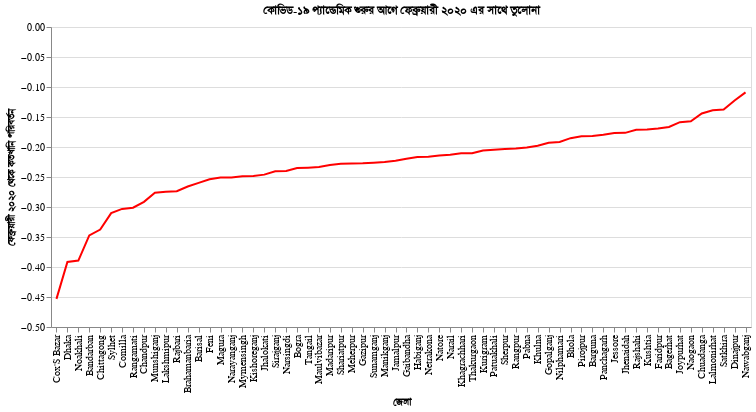

Notebook cell for this chart:
### Code cell
#hide_input
line = alt.Chart(bdf_latest_date).mark_line(color='red').encode(
    x=alt.X('polygon_name', axis=alt.Axis(title='জেলা'), sort='y'),
    y=alt.Y('all_day_bing_tiles_visited_relative_change', axis=alt.Axis(title='ফেব্রুয়ারী ২০২০ থেকে কতখানি পরিবর্তন')),
    tooltip=['polygon_name', 'all_day_bing_tiles_visited_relative_change'],
).properties(
    title="কোভিড-১৯ প্যান্ডেমিক শুরুর আগে ফেব্রুয়ারী ২০২০ এর সাথে তুলোনা"
)
line.properties(width=700, height=300)

### Figure 1 — Vega-Lite specification as saved in the notebook (floating-point values rounded to 4 significant figures)
{"config": {"view": {"continuousWidth": 400, "continuousHeight": 300}}, "data": {"name": "data-f9fd8a3a9ce0deb393328896de30c5a1"}, "mark": {"type": "line", "color": "red"}, "encoding": {"tooltip": [{"type": "nominal", "field": "polygon_name"}, {"type": "quantitative", "field": "all_day_bing_tiles_visited_relative_change"}], "x": {"type": "nominal", "axis": {"title": "জেলা"}, "field": "polygon_name", "sort": "y"}, "y": {"type": "quantitative", "axis": {"title": "ফেব্রুয়ারী ২০২০ থেকে কতখানি পরিবর্তন"}, "field": "all_day_bing_tiles_visited_relative_change"}}, "height": 300, "title": "কোভিড-১৯ প্যান্ডেমিক শুরুর আগে ফেব্রুয়ারী ২০২০ এর সাথে তুলোনা", "width": 700, "$schema": "https://vega.github.io/schema/vega-lite/v4.8.1.json", "datasets": {"data-f9fd8a3a9ce0deb393328896de30c5a1": [{"ds": "2020-06-10T00:00:00", "country": "BGD", "polygon_source": "GADM", "polygon_id": "BGD.3.1_1", "polygon_name": "Dhaka", "all_day_bing_tiles_visited_relative_change": -0.3917, "all_day_ratio_single_tile_users": 0.3725, "baseline_name": "full_february", "baseline_type": "DAY_OF_WEEK"}, {"ds": "2020-06-10T00:00:00", "country": "BGD", "polygon_source": "GADM", "polygon_id": "BGD.2.11_1", "polygon_name": "Rangamati", "all_day_bing_tiles_visited_relative_change": -0.3012, "all_day_ratio_single_tile_users": 0.3442, "baseline_name": "full_february", "baseline_type": "DAY_OF_WEEK"}, {"ds": "2020-06-10T00:00:00", "country": "BGD", "polygon_source": "GADM", "polygon_id": "BGD.2.6_1", "polygon_name": "Cox'S Bazar", "all_day_bing_tiles_visited_relative_change": -0.4531, "all_day_ratio_single_tile_users": 0.3174, "baseline_name": "full_february", "baseline_type": "DAY_OF_WEEK"}, {"ds": "2020-06-10T00:00:00", "country": "BGD", "polygon_source": "GADM", "polygon_id": "BGD.2.4_1", "polygon_name": "Chittagong", "all_day_bing_tiles_visited_relative_change": -0.3377, "all_day_ratio_single_tile_users": 0.3092, "baseline_name": "full_february", "baseline_type": "DAY_OF_WEEK"}, {"ds": "2020-06-10T00:00:00", "country": "BGD", "polygon_source": "GADM", "polygon_id": "BGD.3.9_1", "polygon_name": "Munshiganj", "all_day_bing_tiles_visited_relative_change": -0.2762, "all_day_ratio_single_tile_users": 0.3091, "baseline_name": "full_february", "baseline_type": "DAY_OF_WEEK"}, {"ds": "2020-06-10T00:00:00", "country": "BGD", "polygon_source": "GADM", "polygon_id": "BGD.2.1_1", "polygon_name": "Bandarban", "all_day_bing_tiles_visited_relative_change": -0.3473, "all_day_ratio_single_tile_users": 0.3086, "baseline_name": "full_february", "baseline_type": "DAY_OF_WEEK"}, {"ds": "2020-06-10T00:00:00", "country": "BGD", "polygon_source": "GADM", "polygon_id": "BGD.2.10_1", "polygon_name": "Noakhali", "all_day_bing_tiles_visited_relative_change": -0.3893, "all_day_ratio_single_tile_users": 0.3066, "baseline_name": "full_february", "baseline_type": "DAY_OF_WEEK"}, {"ds": "2020-06-10T00:00:00", "country": "BGD", "polygon_source": "GADM", "polygon_id": "BGD.5.1_1", "polygon_name": "Bogra", "all_day_bing_tiles_visited_relative_change": -0.2351, "all_day_ratio_single_tile_users": 0.2973, "baseline_name": "full_february", "baseline_type": "DAY_OF_WEEK"}, {"ds": "2020-06-10T00:00:00", "country": "BGD", "polygon_source": "GADM", "polygon_id": "BGD.1.4_1", "polygon_name": "Jhalokati", "all_day_bing_tiles_visited_relative_change": -0.246, "all_day_ratio_single_tile_users": 0.2971, "baseline_name": "full_february", "baseline_type": "DAY_OF_WEEK"}, {"ds": "2020-06-10T00:00:00", "country": "BGD", "polygon_source": "GADM", "polygon_id": "BGD.2.8_1", "polygon_name": "Khagrachhari", "all_day_bing_tiles_visited_relative_change": -0.2106, "all_day_ratio_single_tile_users": 0.2954, "baseline_name": "full_february", "baseline_type": "DAY_OF_WEEK"}, {"ds": "2020-06-10T00:00:00", "country": "BGD", "polygon_source": "GADM", "polygon_id": "BGD.3.8_1", "polygon_name": "Manikganj", "all_day_bing_tiles_visited_relative_change": -0.2249, "all_day_ratio_single_tile_users": 0.2935, "baseline_name": "full_february", "baseline_type": "DAY_OF_WEEK"}, {"ds": "2020-06-10T00:00:00", "country": "BGD", "polygon_source": "GADM", "polygon_id": "BGD.1.2_1", "polygon_name": "Barisal", "all_day_bing_tiles_visited_relative_change": -0.2597, "all_day_ratio_single_tile_users": 0.2912, "baseline_name": "full_february", "baseline_type": "DAY_OF_WEEK"}, {"ds": "2020-06-10T00:00:00", "country": "BGD", "polygon_source": "GADM", "polygon_id": "BGD.7.4_1", "polygon_name": "Sylhet", "all_day_bing_tiles_visited_relative_change": -0.3101, "all_day_ratio_single_tile_users": 0.2896, "baseline_name": "full_february", "baseline_type": "DAY_OF_WEEK"}, {"ds": "2020-06-10T00:00:00", "country": "BGD", "polygon_source": "GADM", "polygon_id": "BGD.3.11_1", "polygon_name": "Narayanganj", "all_day_bing_tiles_visited_relative_change": -0.2508, "all_day_ratio_single_tile_users": 0.2835, "baseline_name": "full_february", "baseline_type": "DAY_OF_WEEK"}, {"ds": "2020-06-10T00:00:00", "country": "BGD", "polygon_source": "GADM", "polygon_id": "BGD.4.7_1", "polygon_name": "Magura", "all_day_bing_tiles_visited_relative_change": -0.2509, "all_day_ratio_single_tile_users": 0.2829, "baseline_name": "full_february", "baseline_type": "DAY_OF_WEEK"}, {"ds": "2020-06-10T00:00:00", "country": "BGD", "polygon_source": "GADM", "polygon_id": "BGD.4.5_1", "polygon_name": "Khulna", "all_day_bing_tiles_visited_relative_change": -0.1981, "all_day_ratio_single_tile_users": 0.2819, "baseline_name": "full_february", "baseline_type": "DAY_OF_WEEK"}, {"ds": "2020-06-10T00:00:00", "country": "BGD", "polygon_source": "GADM", "polygon_id": "BGD.5.7_1", "polygon_name": "Rajshahi", "all_day_bing_tiles_visited_relative_change": -0.1713, "all_day_ratio_single_tile_users": 0.2801, "baseline_name": "full_february", "baseline_type": "DAY_OF_WEEK"}, {"ds": "2020-06-10T00:00:00", "country": "BGD", "polygon_source": "GADM", "polygon_id": "BGD.4.6_1", "polygon_name": "Kushtia", "all_day_bing_tiles_visited_relative_change": -0.1709, "all_day_ratio_single_tile_users": 0.2793, "baseline_name": "full_february", "baseline_type": "DAY_OF_WEEK"}, {"ds": "2020-06-10T00:00:00", "country": "BGD", "polygon_source": "GADM", "polygon_id": "BGD.2.3_1", "polygon_name": "Chandpur", "all_day_bing_tiles_visited_relative_change": -0.2914, "all_day_ratio_single_tile_users": 0.2786, "baseline_name": "full_february", "baseline_type": "DAY_OF_WEEK"}, {"ds": "2020-06-10T00:00:00", "country": "BGD", "polygon_source": "GADM", "polygon_id": "BGD.5.8_1", "polygon_name": "Sirajganj", "all_day_bing_tiles_visited_relative_change": -0.2405, "all_day_ratio_single_tile_users": 0.276, "baseline_name": "full_february", "baseline_type": "DAY_OF_WEEK"}, {"ds": "2020-06-10T00:00:00", "country": "BGD", "polygon_source": "GADM", "polygon_id": "BGD.2.5_1", "polygon_name": "Comilla", "all_day_bing_tiles_visited_relative_change": -0.3032, "all_day_ratio_single_tile_users": 0.2714, "baseline_name": "full_february", "baseline_type": "DAY_OF_WEEK"}, {"ds": "2020-06-10T00:00:00", "country": "BGD", "polygon_source": "GADM", "polygon_id": "BGD.3.17_1", "polygon_name": "Tangail", "all_day_bing_tiles_visited_relative_change": -0.2344, "all_day_ratio_single_tile_users": 0.2709, "baseline_name": "full_february", "baseline_type": "DAY_OF_WEEK"}, {"ds": "2020-06-10T00:00:00", "country": "BGD", "polygon_source": "GADM", "polygon_id": "BGD.3.12_1", "polygon_name": "Narsingdi", "all_day_bing_tiles_visited_relative_change": -0.2401, "all_day_ratio_single_tile_users": 0.27, "baseline_name": "full_february", "baseline_type": "DAY_OF_WEEK"}, {"ds": "2020-06-10T00:00:00", "country": "BGD", "polygon_source": "GADM", "polygon_id": "BGD.5.6_1", "polygon_name": "Pabna", "all_day_bing_tiles_visited_relative_change": -0.2008, "all_day_ratio_single_tile_users": 0.2691, "baseline_name": "full_february", "baseline_type": "DAY_OF_WEEK"}, {"ds": "2020-06-10T00:00:00", "country": "BGD", "polygon_source": "GADM", "polygon_id": "BGD.5.3_1", "polygon_name": "Naogaon", "all_day_bing_tiles_visited_relative_change": -0.1572, "all_day_ratio_single_tile_users": 0.2662, "baseline_name": "full_february", "baseline_type": "DAY_OF_WEEK"}, {"ds": "2020-06-10T00:00:00", "country": "BGD", "polygon_source": "GADM", "polygon_id": "BGD.6.2_1", "polygon_name": "Gaibandha", "all_day_bing_tiles_visited_relative_change": -0.2194, "all_day_ratio_single_tile_users": 0.264, "baseline_name": "full_february", "baseline_type": "DAY_OF_WEEK"}, {"ds": "2020-06-10T00:00:00", "country": "BGD", "polygon_source": "GADM", "polygon_id": "BGD.6.8_1", "polygon_name": "Thakurgaon", "all_day_bing_tiles_visited_relative_change": -0.2103, "all_day_ratio_single_tile_users": 0.2637, "baseline_name": "full_february", "baseline_type": "DAY_OF_WEEK"}, {"ds": "2020-06-10T00:00:00", "country": "BGD", "polygon_source": "GADM", "polygon_id": "BGD.3.10_1", "polygon_name": "Mymensingh", "all_day_bing_tiles_visited_relative_change": -0.2489, "all_day_ratio_single_tile_users": 0.2633, "baseline_name": "full_february", "baseline_type": "DAY_OF_WEEK"}, {"ds": "2020-06-10T00:00:00", "country": "BGD", "polygon_source": "GADM", "polygon_id": "BGD.3.3_1", "polygon_name": "Gazipur", "all_day_bing_tiles_visited_relative_change": -0.2273, "all_day_ratio_single_tile_users": 0.2617, "baseline_name": "full_february", "baseline_type": "DAY_OF_WEEK"}, {"ds": "2020-06-10T00:00:00", "country": "BGD", "polygon_source": "GADM", "polygon_id": "BGD.5.2_1", "polygon_name": "Joypurhat", "all_day_bing_tiles_visited_relative_change": -0.1586, "all_day_ratio_single_tile_users": 0.2606, "baseline_name": "full_february", "baseline_type": "DAY_OF_WEEK"}, {"ds": "2020-06-10T00:00:00", "country": "BGD", "polygon_source": "GADM", "polygon_id": "BGD.1.5_1", "polygon_name": "Patuakhali", "all_day_bing_tiles_visited_relative_change": -0.2047, "all_day_ratio_single_tile_users": 0.2588, "baseline_name": "full_february", "baseline_type": "DAY_OF_WEEK"}, {"ds": "2020-06-10T00:00:00", "country": "BGD", "polygon_source": "GADM", "polygon_id": "BGD.6.7_1", "polygon_name": "Rangpur", "all_day_bing_tiles_visited_relative_change": -0.2025, "all_day_ratio_single_tile_users": 0.2585, "baseline_name": "full_february", "baseline_type": "DAY_OF_WEEK"}, {"ds": "2020-06-10T00:00:00", "country": "BGD", "polygon_source": "GADM", "polygon_id": "BGD.5.4_1", "polygon_name": "Natore", "all_day_bing_tiles_visited_relative_change": -0.2143, "all_day_ratio_single_tile_users": 0.2578, "baseline_name": "full_february", "baseline_type": "DAY_OF_WEEK"}, {"ds": "2020-06-10T00:00:00", "country": "BGD", "polygon_source": "GADM", "polygon_id": "BGD.6.1_1", "polygon_name": "Dinajpur", "all_day_bing_tiles_visited_relative_change": -0.1225, "all_day_ratio_single_tile_users": 0.2562, "baseline_name": "full_february", "baseline_type": "DAY_OF_WEEK"}, {"ds": "2020-06-10T00:00:00", "country": "BGD", "polygon_source": "GADM", "polygon_id": "BGD.2.7_1", "polygon_name": "Feni", "all_day_bing_tiles_visited_relative_change": -0.2537, "all_day_ratio_single_tile_users": 0.256, "baseline_name": "full_february", "baseline_type": "DAY_OF_WEEK"}, {"ds": "2020-06-10T00:00:00", "country": "BGD", "polygon_source": "GADM", "polygon_id": "BGD.7.2_1", "polygon_name": "Maulvibazar", "all_day_bing_tiles_visited_relative_change": -0.2334, "all_day_ratio_single_tile_users": 0.2555, "baseline_name": "full_february", "baseline_type": "DAY_OF_WEEK"}, {"ds": "2020-06-10T00:00:00", "country": "BGD", "polygon_source": "GADM", "polygon_id": "BGD.2.2_1", "polygon_name": "Brahamanbaria", "all_day_bing_tiles_visited_relative_change": -0.2658, "all_day_ratio_single_tile_users": 0.2543, "baseline_name": "full_february", "baseline_type": "DAY_OF_WEEK"}, {"ds": "2020-06-10T00:00:00", "country": "BGD", "polygon_source": "GADM", "polygon_id": "BGD.2.9_1", "polygon_name": "Lakshmipur", "all_day_bing_tiles_visited_relative_change": -0.2744, "all_day_ratio_single_tile_users": 0.2525, "baseline_name": "full_february", "baseline_type": "DAY_OF_WEEK"}, {"ds": "2020-06-10T00:00:00", "country": "BGD", "polygon_source": "GADM", "polygon_id": "BGD.3.14_1", "polygon_name": "Rajbari", "all_day_bing_tiles_visited_relative_change": -0.2736, "all_day_ratio_single_tile_users": 0.2525, "baseline_name": "full_february", "baseline_type": "DAY_OF_WEEK"}, {"ds": "2020-06-10T00:00:00", "country": "BGD", "polygon_source": "GADM", "polygon_id": "BGD.3.13_1", "polygon_name": "Netrakona", "all_day_bing_tiles_visited_relative_change": -0.2162, "all_day_ratio_single_tile_users": 0.2525, "baseline_name": "full_february", "baseline_type": "DAY_OF_WEEK"}, {"ds": "2020-06-10T00:00:00", "country": "BGD", "polygon_source": "GADM", "polygon_id": "BGD.3.6_1", "polygon_name": "Kishoreganj", "all_day_bing_tiles_visited_relative_change": -0.2482, "all_day_ratio_single_tile_users": 0.2523, "baseline_name": "full_february", "baseline_type": "DAY_OF_WEEK"}, {"ds": "2020-06-10T00:00:00", "country": "BGD", "polygon_source": "GADM", "polygon_id": "BGD.6.3_1", "polygon_name": "Kurigram", "all_day_bing_tiles_visited_relative_change": -0.2059, "all_day_ratio_single_tile_users": 0.2517, "baseline_name": "full_february", "baseline_type": "DAY_OF_WEEK"}, {"ds": "2020-06-10T00:00:00", "country": "BGD", "polygon_source": "GADM", "polygon_id": "BGD.3.4_1", "polygon_name": "Gopalganj", "all_day_bing_tiles_visited_relative_change": -0.193, "all_day_ratio_single_tile_users": 0.251, "baseline_name": "full_february", "baseline_type": "DAY_OF_WEEK"}, {"ds": "2020-06-10T00:00:00", "country": "BGD", "polygon_source": "GADM", "polygon_id": "BGD.3.5_1", "polygon_name": "Jamalpur", "all_day_bing_tiles_visited_relative_change": -0.2228, "all_day_ratio_single_tile_users": 0.2487, "baseline_name": "full_february", "baseline_type": "DAY_OF_WEEK"}, {"ds": "2020-06-10T00:00:00", "country": "BGD", "polygon_source": "GADM", "polygon_id": "BGD.1.6_1", "polygon_name": "Pirojpur", "all_day_bing_tiles_visited_relative_change": -0.182, "all_day_ratio_single_tile_users": 0.2475, "baseline_name": "full_february", "baseline_type": "DAY_OF_WEEK"}, {"ds": "2020-06-10T00:00:00", "country": "BGD", "polygon_source": "GADM", "polygon_id": "BGD.6.6_1", "polygon_name": "Panchagarh", "all_day_bing_tiles_visited_relative_change": -0.1795, "all_day_ratio_single_tile_users": 0.2474, "baseline_name": "full_february", "baseline_type": "DAY_OF_WEEK"}, {"ds": "2020-06-10T00:00:00", "country": "BGD", "polygon_source": "GADM", "polygon_id": "BGD.4.3_1", "polygon_name": "Jessore", "all_day_bing_tiles_visited_relative_change": -0.1766, "all_day_ratio_single_tile_users": 0.2445, "baseline_name": "full_february", "baseline_type": "DAY_OF_WEEK"}, {"ds": "2020-06-10T00:00:00", "country": "BGD", "polygon_source": "GADM", "polygon_id": "BGD.3.15_1", "polygon_name": "Shariatpur", "all_day_bing_tiles_visited_relative_change": -0.228, "all_day_ratio_single_tile_users": 0.2445, "baseline_name": "full_february", "baseline_type": "DAY_OF_WEEK"}, {"ds": "2020-06-10T00:00:00", "country": "BGD", "polygon_source": "GADM", "polygon_id": "BGD.4.4_1", "polygon_name": "Jhenaidah", "all_day_bing_tiles_visited_relative_change": -0.1764, "all_day_ratio_single_tile_users": 0.2444, "baseline_name": "full_february", "baseline_type": "DAY_OF_WEEK"}, {"ds": "2020-06-10T00:00:00", "country": "BGD", "polygon_source": "GADM", "polygon_id": "BGD.7.3_1", "polygon_name": "Sunamganj", "all_day_bing_tiles_visited_relative_change": -0.2261, "all_day_ratio_single_tile_users": 0.2429, "baseline_name": "full_february", "baseline_type": "DAY_OF_WEEK"}, {"ds": "2020-06-10T00:00:00", "country": "BGD", "polygon_source": "GADM", "polygon_id": "BGD.1.3_1", "polygon_name": "Bhola", "all_day_bing_tiles_visited_relative_change": -0.1852, "all_day_ratio_single_tile_users": 0.2427, "baseline_name": "full_february", "baseline_type": "DAY_OF_WEEK"}, {"ds": "2020-06-10T00:00:00", "country": "BGD", "polygon_source": "GADM", "polygon_id": "BGD.3.7_1", "polygon_name": "Madaripur", "all_day_bing_tiles_visited_relative_change": -0.23, "all_day_ratio_single_tile_users": 0.2423, "baseline_name": "full_february", "baseline_type": "DAY_OF_WEEK"}, {"ds": "2020-06-10T00:00:00", "country": "BGD", "polygon_source": "GADM", "polygon_id": "BGD.3.2_1", "polygon_name": "Faridpur", "all_day_bing_tiles_visited_relative_change": -0.1691, "all_day_ratio_single_tile_users": 0.2409, "baseline_name": "full_february", "baseline_type": "DAY_OF_WEEK"}, {"ds": "2020-06-10T00:00:00", "country": "BGD", "polygon_source": "GADM", "polygon_id": "BGD.3.16_1", "polygon_name": "Sherpur", "all_day_bing_tiles_visited_relative_change": -0.2034, "all_day_ratio_single_tile_users": 0.2393, "baseline_name": "full_february", "baseline_type": "DAY_OF_WEEK"}, {"ds": "2020-06-10T00:00:00", "country": "BGD", "polygon_source": "GADM", "polygon_id": "BGD.4.1_1", "polygon_name": "Bagerhat", "all_day_bing_tiles_visited_relative_change": -0.1665, "all_day_ratio_single_tile_users": 0.2385, "baseline_name": "full_february", "baseline_type": "DAY_OF_WEEK"}, {"ds": "2020-06-10T00:00:00", "country": "BGD", "polygon_source": "GADM", "polygon_id": "BGD.6.5_1", "polygon_name": "Nilphamari", "all_day_bing_tiles_visited_relative_change": -0.1915, "all_day_ratio_single_tile_users": 0.2382, "baseline_name": "full_february", "baseline_type": "DAY_OF_WEEK"}, {"ds": "2020-06-10T00:00:00", "country": "BGD", "polygon_source": "GADM", "polygon_id": "BGD.1.1_1", "polygon_name": "Barguna", "all_day_bing_tiles_visited_relative_change": -0.1816, "all_day_ratio_single_tile_users": 0.2376, "baseline_name": "full_february", "baseline_type": "DAY_OF_WEEK"}, {"ds": "2020-06-10T00:00:00", "country": "BGD", "polygon_source": "GADM", "polygon_id": "BGD.4.2_1", "polygon_name": "Chuadanga", "all_day_bing_tiles_visited_relative_change": -0.144, "all_day_ratio_single_tile_users": 0.2357, "baseline_name": "full_february", "baseline_type": "DAY_OF_WEEK"}, {"ds": "2020-06-10T00:00:00", "country": "BGD", "polygon_source": "GADM", "polygon_id": "BGD.4.8_1", "polygon_name": "Meherpur", "all_day_bing_tiles_visited_relative_change": -0.2276, "all_day_ratio_single_tile_users": 0.2342, "baseline_name": "full_february", "baseline_type": "DAY_OF_WEEK"}, {"ds": "2020-06-10T00:00:00", "country": "BGD", "polygon_source": "GADM", "polygon_id": "BGD.6.4_1", "polygon_name": "Lalmonirhat", "all_day_bing_tiles_visited_relative_change": -0.1387, "all_day_ratio_single_tile_users": 0.2262, "baseline_name": "full_february", "baseline_type": "DAY_OF_WEEK"}, {"ds": "2020-06-10T00:00:00", "country": "BGD", "polygon_source": "GADM", "polygon_id": "BGD.4.9_1", "polygon_name": "Narail", "all_day_bing_tiles_visited_relative_change": -0.2129, "all_day_ratio_single_tile_users": 0.2251, "baseline_name": "full_february", "baseline_type": "DAY_OF_WEEK"}, {"ds": "2020-06-10T00:00:00", "country": "BGD", "polygon_source": "GADM", "polygon_id": "BGD.7.1_1", "polygon_name": "Habiganj", "all_day_bing_tiles_visited_relative_change": -0.2166, "all_day_ratio_single_tile_users": 0.2193, "baseline_name": "full_february", "baseline_type": "DAY_OF_WEEK"}, {"ds": "2020-06-10T00:00:00", "country": "BGD", "polygon_source": "GADM", "polygon_id": "BGD.4.10_1", "polygon_name": "Satkhira", "all_day_bing_tiles_visited_relative_change": -0.1375, "all_day_ratio_single_tile_users": 0.212, "baseline_name": "full_february", "baseline_type": "DAY_OF_WEEK"}, {"ds": "2020-06-10T00:00:00", "country": "BGD", "polygon_source": "GADM", "polygon_id": "BGD.5.5_1", "polygon_name": "Nawabganj", "all_day_bing_tiles_visited_relative_change": -0.1089, "all_day_ratio_single_tile_users": 0.1989, "baseline_name": "full_february", "baseline_type": "DAY_OF_WEEK"}]}}
